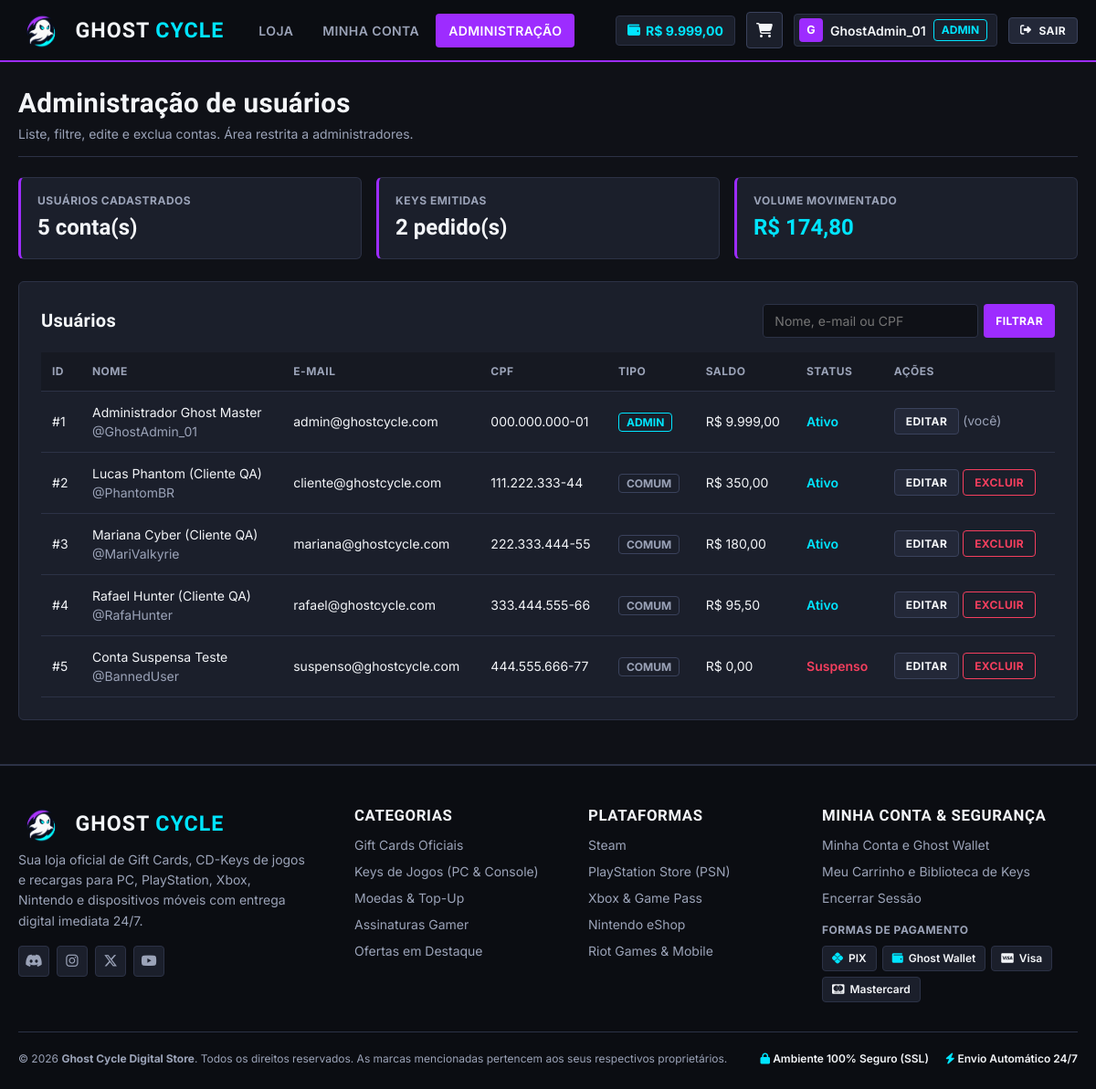
The page /admin.php (signed in) on the database its author committed.
### tables this page shows
CREATE TABLE usuarios (
    id INT AUTO_INCREMENT PRIMARY KEY,
    nome VARCHAR(120) NOT NULL,
    email VARCHAR(150) NOT NULL UNIQUE,
    cpf VARCHAR(14) NOT NULL UNIQUE,
    telefone VARCHAR(20) DEFAULT NULL,
    nick_gamer VARCHAR(80) DEFAULT NULL,
    senha VARCHAR(255) NOT NULL,
    palavra_seguranca VARCHAR(100) NOT NULL DEFAULT 'ghost',
    tipo ENUM('comum', 'admin') NOT NULL DEFAULT 'comum',
    saldo DECIMAL(10, 2) NOT NULL DEFAULT 0.00,
    avatar VARCHAR(100) DEFAULT 'cyber-ghost',
    status ENUM('ativo', 'suspenso') NOT NULL DEFAULT 'ativo',
    criado_em DATETIME DEFAULT CURRENT_TIMESTAMP,
    atualizado_em DATETIME DEFAULT CURRENT_TIMESTAMP ON UPDATE CURRENT_TIMESTAMP
);

### config/conexao.php (called while the page is built, shortened)
<?php
function estaLogado(): bool {
    return isset($_SESSION['usuario_id']) && !empty($_SESSION['usuario_id']);
}
function ehAdmin(): bool {
    return estaLogado() && isset($_SESSION['usuario_tipo']) && $_SESSION['usuario_tipo'] === 'admin';
}
function usuarioAtual(PDO $pdo): ?array {
    $stmt = $pdo->prepare("SELECT * FROM usuarios WHERE id = ? LIMIT 1");
    $stmt->execute([$_SESSION['usuario_id']]);
    $user = $stmt->fetch();
    return $user;
}
function formatarMoeda(float $valor): string {
    return 'R$ ' . number_format($valor, 2, ',', '.');
}

### admin.php (the view, shortened to what this page needs)
<?php
require_once __DIR__ . '/config/conexao.php';
$adminAtual = usuarioAtual($pdo);
$buscaUsuario = trim($_GET['busca_usuario'] ?? '');
if ($buscaUsuario !== '') {
    $stmtUsers = $pdo->prepare("SELECT * FROM usuarios WHERE nome LIKE ? OR email LIKE ? OR cpf LIKE ? OR nick_gamer LIKE ? ORDER BY id ASC");
    $termo = '%' . $buscaUsuario . '%';
    $stmtUsers->execute([$termo, $termo, $termo, $termo]);
    $listaUsuarios = $stmtUsers->fetchAll();
} else {
    $stmtUsers = $pdo->query("SELECT * FROM usuarios ORDER BY id ASC");
    $listaUsuarios = $stmtUsers->fetchAll();
}
$totalUsuarios = (int)$pdo->query("SELECT COUNT(*) FROM usuarios")->fetchColumn();
$totalPedidos = (int)$pdo->query("SELECT COUNT(*) FROM pedidos")->fetchColumn();
$faturamentoTotal = (float)$pdo->query("SELECT COALESCE(SUM(valor_total), 0) FROM pedidos")->fetchColumn();
require_once __DIR__ . '/includes/header.php';
?>
<main class="container page">
    <div class="page-header">
        <h1>Administração de usuários</h1>
        <p>Liste, filtre, edite e exclua contas. Área restrita a administradores.</p>
    </div>
    <div class="kpi-grid">
        <div class="kpi-card">
            <div class="kpi-label">Usuários cadastrados</div>
            <div class="kpi-value" id="kpi-total-usuarios"><?= $totalUsuarios ?> conta(s)</div>
        </div>
        <div class="kpi-card">
            <div class="kpi-label">Keys emitidas</div>
            <div class="kpi-value"><?= $totalPedidos ?> pedido(s)</div>
        </div>
        <div class="kpi-card">
            <div class="kpi-label">Volume movimentado</div>
            <div class="kpi-value accent"><?= formatarMoeda($faturamentoTotal) ?></div>
        </div>
    </div>
    <section class="card-panel">
        <div class="flex between center-y wrap mb-2">
            <h2 style="margin-bottom:0;">Usuários</h2>
            <form action="admin.php" method="GET" class="search-box">
                <input type="text" name="busca_usuario" id="busca_usuario" placeholder="Nome, e-mail ou CPF" value="<?= htmlspecialchars($buscaUsuario) ?>">
                <button type="submit" class="btn btn-primary btn-sm" id="btn-filtrar-usuarios">Filtrar</button>
            </form>
        </div>
        <div class="table-responsive">
            <table class="data-table" id="tabela-usuarios-admin">
                <thead>
                    <tr>
                        <th>ID</th>
                        <th>Nome</th>
                        <th>E-mail</th>
                        <th>CPF</th>
                        <th>Tipo</th>
                        <th>Saldo</th>
                        <th>Status</th>
                        <th class="text-right">Ações</th>
                    </tr>
                </thead>
                <tbody>
                    <?php foreach ($listaUsuarios as $u): ?>
                        <tr data-user-id="<?= (int)$u['id'] ?>">
                            <td>#<?= (int)$u['id'] ?></td>
                            <td>
                                <?= htmlspecialchars($u['nome']) ?>
                                <div class="muted">@<?= htmlspecialchars($u['nick_gamer'] ?? '-') ?></div>
                            </td>
                            <td><?= htmlspecialchars($u['email']) ?></td>
                            <td><?= htmlspecialchars($u['cpf']) ?></td>
                            <td><span class="role-tag <?= $u['tipo'] ?>"><?= htmlspecialchars($u['tipo']) ?></span></td>
                            <td><?= formatarMoeda((float)$u['saldo']) ?></td>
                            <td>
                                <?php if ($u['status'] === 'ativo'): ?>
                                    <span class="status-ok">Ativo</span>
                                <?php else: ?>
                                    <span class="status-off">Suspenso</span>
                                <?php endif; ?>
                            </td>
                            <td class="text-right" style="white-space:nowrap;">
                                <a href="admin.php?editar=<?= (int)$u['id'] ?>" class="btn btn-outline btn-sm btn-editar-usuario" title="Editar usuário">Editar</a>
                                <?php if ((int)$u['id'] !== (int)$adminAtual['id']): ?>
                                    <form action="admin.php" method="POST" class="inline-form" onsubmit="return confirm('Tem certeza que deseja excluir o usuário <?= htmlspecialchars(addslashes($u['nome'])) ?>?');">
                                        <button type="submit" class="btn btn-danger btn-sm btn-excluir-usuario" title="Excluir usuário">Excluir</button>
                                    </form>
                                <?php else: ?>
                                    <span class="muted small">(você)</span>
                                <?php endif; ?>
                            </td>
                        </tr>
                    <?php endforeach; ?>
                </tbody>
            </table>
        </div>
    </section>
</main>
<?php require_once __DIR__ . '/includes/footer.php'; ?>

### includes/header.php (shortened to what this page needs)
<?php
require_once __DIR__ . '/../config/conexao.php';
$usuarioLogado = usuarioAtual($pdo);
$paginaAtual = basename($_SERVER['PHP_SELF']);
?>
<!DOCTYPE html>
<html lang="pt-BR">
<head>
    <link rel="stylesheet" href="https://cdnjs.cloudflare.com/ajax/libs/font-awesome/6.5.1/css/all.min.css">
    <link rel="stylesheet" href="assets/css/style.css">
</head>
<body>
<header class="site-header">
    <div class="container navbar">
        <a href="index.php" class="brand-logo" title="Ghost Cycle - Home">
            <img src="assets/img/logo-icon.png" alt="Ghost Cycle" class="logo-emblem">
            <span class="brand-name">GHOST <span>CYCLE</span></span>
        </a>
        <ul class="nav-links">
            <li><a href="index.php" class="<?= $paginaAtual === 'index.php' ? 'active' : '' ?>">Loja</a></li>
            <?php if ($usuarioLogado): ?>
                <li><a href="perfil.php" class="<?= $paginaAtual === 'perfil.php' ? 'active' : '' ?>">Minha Conta</a></li>
                <?php if (ehAdmin()): ?>
                    <li><a href="admin.php" class="admin-link <?= $paginaAtual === 'admin.php' ? 'active' : '' ?>">Administração</a></li>
                <?php endif; ?>
            <?php endif; ?>
        </ul>
        <div class="nav-actions">
            <?php if ($usuarioLogado): ?>
                <a href="perfil.php#carteira" class="wallet-pill" title="Saldo disponível na Ghost Wallet">
                    <i class="fa-solid fa-wallet"></i>
                    <strong><?= formatarMoeda((float)$usuarioLogado['saldo']) ?></strong>
                </a>
                <a href="comprar.php" class="cart-icon-btn <?= $paginaAtual === 'comprar.php' ? 'active' : '' ?>" id="btn-nav-carrinho" title="Carrinho de Compras e Cofre de Keys">
                    <i class="fa-solid fa-cart-shopping"></i>
                </a>
                <a href="perfil.php" class="user-chip" title="Acessar Minha Conta">
                    <span class="user-avatar-mini"><?= strtoupper(substr($usuarioLogado['nick_gamer'] ?: $usuarioLogado['nome'], 0, 1)) ?></span>
                    <span><?= htmlspecialchars($usuarioLogado['nick_gamer'] ?: explode(' ', $usuarioLogado['nome'])[0]) ?></span>
                    <span class="role-tag <?= $usuarioLogado['tipo'] ?>"><?= $usuarioLogado['tipo'] ?></span>
                </a>
                <a href="logout.php" class="btn btn-outline btn-sm" id="btn-logout" title="Encerrar sessão">
                    <i class="fa-solid fa-right-from-bracket"></i> Sair
                </a>
            <?php else: ?>
                <a href="login.php" class="btn btn-outline btn-sm" id="btn-nav-login">Entrar</a>
                <a href="cadastro.php" class="btn btn-primary btn-sm" id="btn-nav-cadastro">Cadastre-se</a>
            <?php endif; ?>
        </div>
    </div>
</header>

### rows shown on the page
usuarios: saldo "R$ 9.999,00", nick_gamer "G", nick_gamer "GhostAdmin_01", tipo "ADMIN", id "1", nome "Administrador Ghost Master", email "admin@ghostcycle.com", cpf "000.000.000-01", status "Ativo", shows "(você)"
usuarios: id "2", nome "Lucas Phantom (Cliente QA)", nick_gamer "PhantomBR", email "cliente@ghostcycle.com", cpf "111.222.333-44", tipo "COMUM", saldo "R$ 350,00", status "Ativo"
usuarios: id "3", nome "Mariana Cyber (Cliente QA)", nick_gamer "MariValkyrie", email "mariana@ghostcycle.com", cpf "222.333.444-55", tipo "COMUM", saldo "R$ 180,00", status "Ativo"
usuarios: id "4", nome "Rafael Hunter (Cliente QA)", nick_gamer "RafaHunter", email "rafael@ghostcycle.com", cpf "333.444.555-66", tipo "COMUM", saldo "R$ 95,50", status "Ativo"
usuarios: id "5", nome "Conta Suspensa Teste", nick_gamer "BannedUser", email "suspenso@ghostcycle.com", cpf "444.555.666-77", tipo "COMUM", saldo "R$ 0,00", status "Suspenso"

### other values the page prints
$totalUsuarios "5"
$totalPedidos "2"
formatarMoeda($faturamentoTotal) "R$ 174,80"
